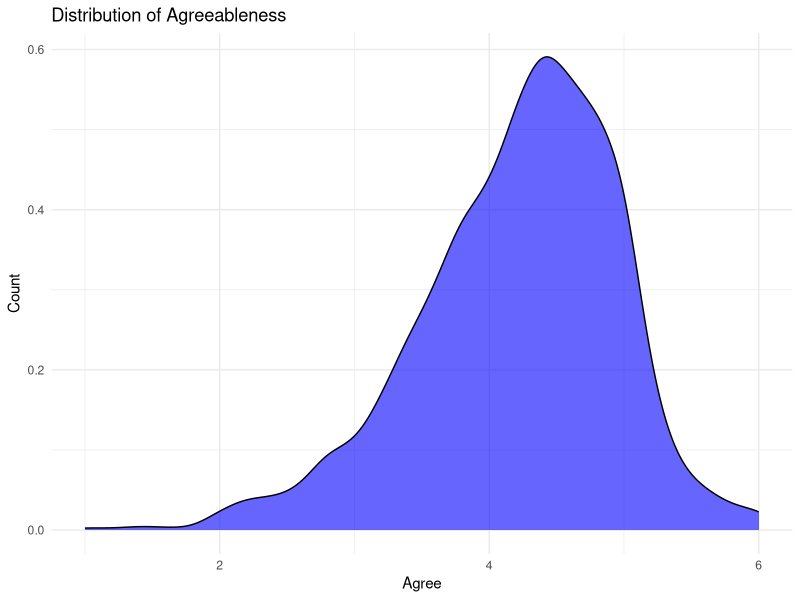
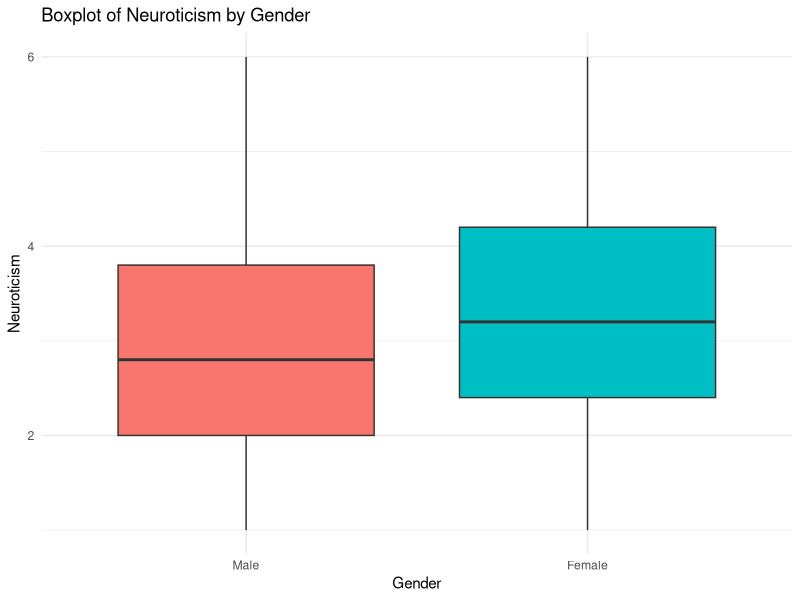
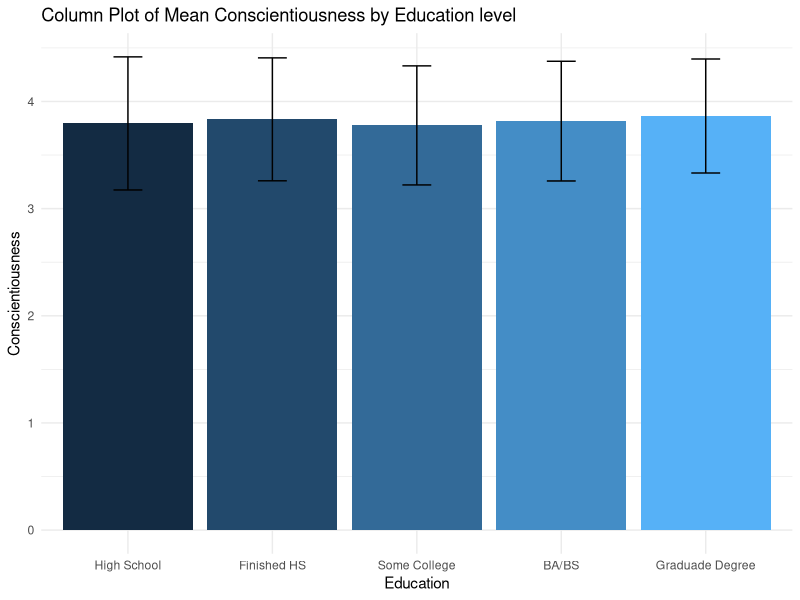
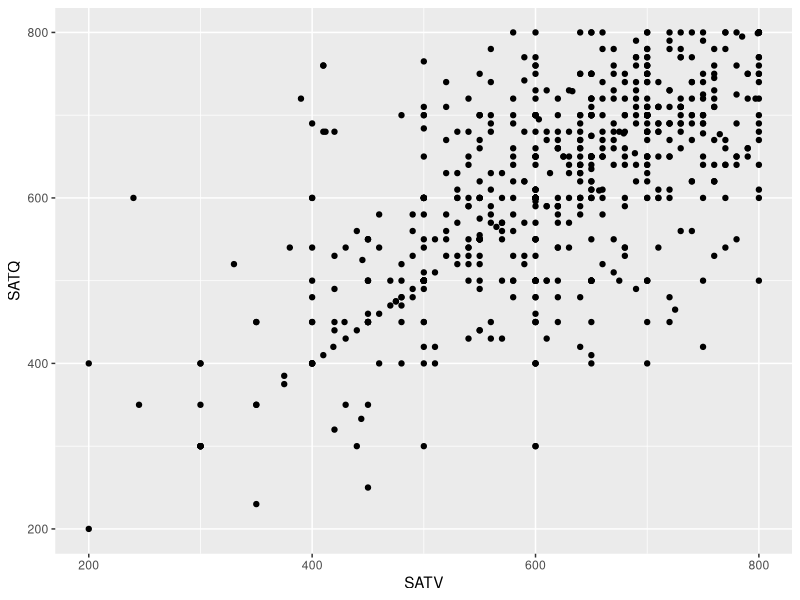
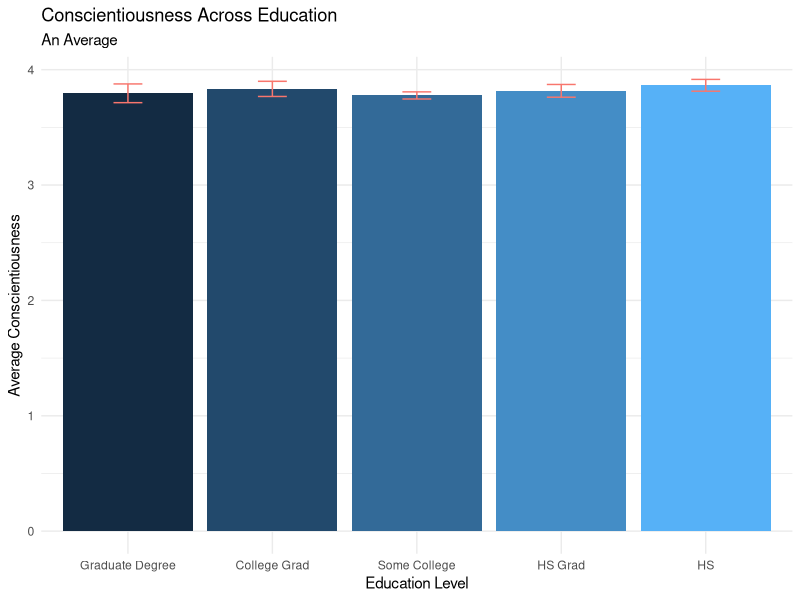

Reproduce these figures in R, in order.
## ---- chunk 1
knitr::opts_chunk$set(
  echo = TRUE, message = FALSE, warning = FALSE,
  fig.width = 7, fig.height = 4.8, dpi = 150
)
## ---- chunk 2
if (!require(psych)) install.packages("psych")
if (!require(tidyverse)) install.packages("tidyverse")
if (!require(corrplot)) install.packages("corrplot")
if (!require(ggplot2)) install.packages("ggplot2")

library(psych)
library(tidyverse)
library(corrplot)
library(ggplot2)
## ---- chunk 3
Newdata <- bfi %>% mutate(Agree = rowMeans(select(.,A1:A5),na.rm=TRUE))

ggplot(Newdata, aes(x=Agree)) +
  geom_density(fill = "blue", alpha = 0.6) +
  labs(title = "Distribution of Agreeableness", y = "Count") + 
  theme_minimal()
## ---- chunk 4
bfi %>% mutate(Neuroticism=rowMeans(select(.,N1:N5),na.rm=TRUE)) %>% 
  mutate(gender=factor(gender,levels=c(1,2),labels=c('Male','Female'))) %>% 
  ggplot(aes(x=gender,y=Neuroticism,fill=gender)) +
     geom_boxplot() +
     labs(title = "Boxplot of Neuroticism by Gender", y = "Neuroticism", x="Gender") + 
     theme_minimal() +
     theme(legend.position = "none")
## ---- chunk 5
bfi %>% mutate(Conscientiousness=rowMeans(select(.,C1:C5),na.rm=TRUE)) %>%
  group_by(education) %>% 
  summarise(AvgConscientiousness=mean(Conscientiousness, na.rm=TRUE),
            sd_c = sd(Conscientiousness),
            n_c = n(),
            se = sd_c / sqrt(n_c),
            ci = 1.96 * se,
            lower = AvgConscientiousness - ci, 
            upper = AvgConscientiousness + ci,
            .groups = "drop"
            ) %>% 
  ggplot(aes(x=education,y=AvgConscientiousness,fill=education)) +
     geom_col() +
     geom_errorbar(aes(ymin = AvgConscientiousness-sd_c, ymax = AvgConscientiousness+sd_c), 
                   width = 0.2,
                   color = "black"
     ) +
     labs(title = "Column Plot of Mean Conscientiousness by Education level", y = "Conscientiousness", x="Education") + 
     theme_minimal() +
     theme(legend.position = "none") +
     scale_x_discrete(
      limits = c("1", "2", "3","4","5"), # limits controls order of factors
      labels = c("High School", "Finished HS", "Some College", "BA/BS","Graduade Degree")) 

# create labels
#  ) 
# Example use of scale_x_discrete()
#
#YOUR CODE HERE
#head(bfi)
## ---- chunk 6
sat.act %>% 
  ggplot(aes(x=SATV, y=SATQ)) +
    geom_point()
  
## ---- chunk 7
bfi%>%mutate(Conscientiousness=rowMeans(select(.,C1:C5),na.rm=TRUE))%>%
  group_by(education)%>%
  summarise(mean_c_score=mean(Conscientiousness,na.rm=TRUE),
            sd_c = sd(Conscientiousness),
            n=n(),
            se=sd_c/sqrt(n),
            ci=1.96*se,
            lower=mean_c_score-ci,
            upper=mean_c_score+ci)%>%
   ggplot(aes(x=education,y=mean_c_score,fill=education))+
   geom_col()+
   geom_errorbar(aes(ymin=lower,ymax=upper,width=0.2,color="black"))+
   labs(title="Conscientiousness Across Education",subtitle="An Average",x="Education Level",y="Average Conscientiousness")+
   theme_minimal()+
   theme(legend.position="none")+
   scale_x_discrete(
    limits = c("5","4","3", "2", "1"), 
    labels = c("Graduate Degree", "College Grad", "Some College","HS Grad", "HS"))

## ---- chunk 8
#YOUR CODE HERE
## ---- chunk 9
#YOUR CODE HERE
## ---- chunk 10
#YOUR CODE HERE
## ---- chunk 11
#YOUR CODE HERE
## ---- chunk 12
data(Harman74.cor)
#YOUR CODE HERE
## ---- chunk 13
#YOUR CODE HERE
## ---- chunk 14
#YOUR SCORE HERE
## ---- chunk 15
#YOUR CODE HERE
## ---- chunk 16
#YOUR CODE HERE
## ---- chunk 17
#YOUR CODE HERE
## ---- chunk 18
#YOUR CODE HERE
## ---- chunk 19
# TODO: choose data, tidy, visualize, and caption
## ---- chunk 20
# Make sure the psych package is loaded
library(psych)

# List all datasets in the psych package
data(package = "psych")

# Get detailed help documentation for a specific dataset (e.g., bfi)
?bfi
help(bfi)
